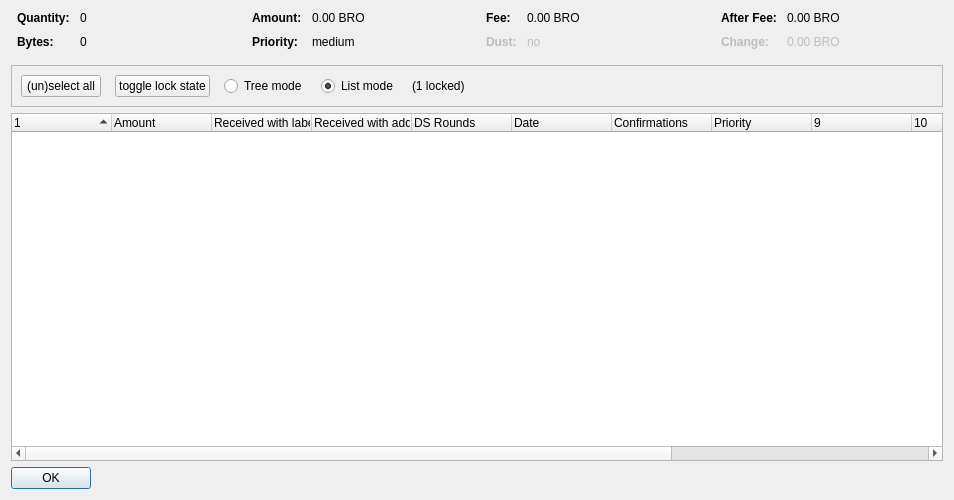
<?xml version="1.0" encoding="UTF-8"?>
<ui version="4.0">
 <class>CoinControlDialog</class>
 <widget class="QDialog" name="CoinControlDialog">
  <property name="geometry">
   <rect>
    <x>0</x>
    <y>0</y>
    <width>954</width>
    <height>500</height>
   </rect>
  </property>
  <property name="windowTitle">
   <string>Coin Selection</string>
  </property>
  <layout class="QVBoxLayout" name="verticalLayout">
   <item>
    <layout class="QHBoxLayout" name="horizontalLayoutTop" stretch="0,0,0,0">
     <property name="topMargin">
      <number>0</number>
     </property>
     <property name="bottomMargin">
      <number>10</number>
     </property>
     <item>
      <layout class="QFormLayout" name="formLayoutCoinControl1">
       <property name="horizontalSpacing">
        <number>10</number>
       </property>
       <property name="verticalSpacing">
        <number>10</number>
       </property>
       <property name="leftMargin">
        <number>6</number>
       </property>
       <property name="rightMargin">
        <number>6</number>
       </property>
       <item row="0" column="0">
        <widget class="QLabel" name="labelCoinControlQuantityText">
         <property name="font">
          <font>
           <weight>75</weight>
           <bold>true</bold>
          </font>
         </property>
         <property name="text">
          <string>Quantity:</string>
         </property>
        </widget>
       </item>
       <item row="0" column="1">
        <widget class="QLabel" name="labelCoinControlQuantity">
         <property name="cursor">
          <cursorShape>IBeamCursor</cursorShape>
         </property>
         <property name="contextMenuPolicy">
          <enum>Qt::ActionsContextMenu</enum>
         </property>
         <property name="text">
          <string notr="true">0</string>
         </property>
         <property name="textInteractionFlags">
          <set>Qt::LinksAccessibleByMouse|Qt::TextSelectableByKeyboard|Qt::TextSelectableByMouse</set>
         </property>
        </widget>
       </item>
       <item row="1" column="0">
        <widget class="QLabel" name="labelCoinControlBytesText">
         <property name="font">
          <font>
           <weight>75</weight>
           <bold>true</bold>
          </font>
         </property>
         <property name="text">
          <string>Bytes:</string>
         </property>
        </widget>
       </item>
       <item row="1" column="1">
        <widget class="QLabel" name="labelCoinControlBytes">
         <property name="cursor">
          <cursorShape>IBeamCursor</cursorShape>
         </property>
         <property name="contextMenuPolicy">
          <enum>Qt::ActionsContextMenu</enum>
         </property>
         <property name="text">
          <string notr="true">0</string>
         </property>
         <property name="textInteractionFlags">
          <set>Qt::LinksAccessibleByMouse|Qt::TextSelectableByKeyboard|Qt::TextSelectableByMouse</set>
         </property>
        </widget>
       </item>
      </layout>
     </item>
     <item>
      <layout class="QFormLayout" name="formLayoutCoinControl2">
       <property name="horizontalSpacing">
        <number>10</number>
       </property>
       <property name="verticalSpacing">
        <number>10</number>
       </property>
       <property name="leftMargin">
        <number>6</number>
       </property>
       <property name="rightMargin">
        <number>6</number>
       </property>
       <item row="0" column="0">
        <widget class="QLabel" name="labelCoinControlAmountText">
         <property name="font">
          <font>
           <weight>75</weight>
           <bold>true</bold>
          </font>
         </property>
         <property name="text">
          <string>Amount:</string>
         </property>
        </widget>
       </item>
       <item row="0" column="1">
        <widget class="QLabel" name="labelCoinControlAmount">
         <property name="cursor">
          <cursorShape>IBeamCursor</cursorShape>
         </property>
         <property name="contextMenuPolicy">
          <enum>Qt::ActionsContextMenu</enum>
         </property>
         <property name="text">
          <string notr="true">0.00 BRO</string>
         </property>
         <property name="textInteractionFlags">
          <set>Qt::LinksAccessibleByMouse|Qt::TextSelectableByKeyboard|Qt::TextSelectableByMouse</set>
         </property>
        </widget>
       </item>
       <item row="1" column="0">
        <widget class="QLabel" name="labelCoinControlPriorityText">
         <property name="font">
          <font>
           <weight>75</weight>
           <bold>true</bold>
          </font>
         </property>
         <property name="text">
          <string>Priority:</string>
         </property>
        </widget>
       </item>
       <item row="1" column="1">
        <widget class="QLabel" name="labelCoinControlPriority">
         <property name="cursor">
          <cursorShape>IBeamCursor</cursorShape>
         </property>
         <property name="contextMenuPolicy">
          <enum>Qt::ActionsContextMenu</enum>
         </property>
         <property name="text">
          <string>medium</string>
         </property>
         <property name="textInteractionFlags">
          <set>Qt::LinksAccessibleByMouse|Qt::TextSelectableByKeyboard|Qt::TextSelectableByMouse</set>
         </property>
        </widget>
       </item>
      </layout>
     </item>
     <item>
      <layout class="QFormLayout" name="formLayoutCoinControl3">
       <property name="horizontalSpacing">
        <number>10</number>
       </property>
       <property name="verticalSpacing">
        <number>10</number>
       </property>
       <property name="leftMargin">
        <number>6</number>
       </property>
       <property name="rightMargin">
        <number>6</number>
       </property>
       <item row="0" column="0">
        <widget class="QLabel" name="labelCoinControlFeeText">
         <property name="font">
          <font>
           <weight>75</weight>
           <bold>true</bold>
          </font>
         </property>
         <property name="text">
          <string>Fee:</string>
         </property>
        </widget>
       </item>
       <item row="0" column="1">
        <widget class="QLabel" name="labelCoinControlFee">
         <property name="cursor">
          <cursorShape>IBeamCursor</cursorShape>
         </property>
         <property name="contextMenuPolicy">
          <enum>Qt::ActionsContextMenu</enum>
         </property>
         <property name="text">
          <string notr="true">0.00 BRO</string>
         </property>
         <property name="textInteractionFlags">
          <set>Qt::LinksAccessibleByMouse|Qt::TextSelectableByKeyboard|Qt::TextSelectableByMouse</set>
         </property>
        </widget>
       </item>
       <item row="1" column="0">
        <widget class="QLabel" name="labelCoinControlLowOutputText">
         <property name="enabled">
          <bool>false</bool>
         </property>
         <property name="font">
          <font>
           <weight>75</weight>
           <bold>true</bold>
          </font>
         </property>
         <property name="text">
          <string>Dust:</string>
         </property>
        </widget>
       </item>
       <item row="1" column="1">
        <widget class="QLabel" name="labelCoinControlLowOutput">
         <property name="enabled">
          <bool>false</bool>
         </property>
         <property name="cursor">
          <cursorShape>IBeamCursor</cursorShape>
         </property>
         <property name="contextMenuPolicy">
          <enum>Qt::ActionsContextMenu</enum>
         </property>
         <property name="text">
          <string>no</string>
         </property>
         <property name="textInteractionFlags">
          <set>Qt::LinksAccessibleByMouse|Qt::TextSelectableByKeyboard|Qt::TextSelectableByMouse</set>
         </property>
        </widget>
       </item>
      </layout>
     </item>
     <item>
      <layout class="QFormLayout" name="formLayoutCoinControl4">
       <property name="horizontalSpacing">
        <number>10</number>
       </property>
       <property name="verticalSpacing">
        <number>10</number>
       </property>
       <property name="leftMargin">
        <number>6</number>
       </property>
       <property name="rightMargin">
        <number>6</number>
       </property>
       <item row="0" column="0">
        <widget class="QLabel" name="labelCoinControlAfterFeeText">
         <property name="font">
          <font>
           <weight>75</weight>
           <bold>true</bold>
          </font>
         </property>
         <property name="text">
          <string>After Fee:</string>
         </property>
        </widget>
       </item>
       <item row="0" column="1">
        <widget class="QLabel" name="labelCoinControlAfterFee">
         <property name="cursor">
          <cursorShape>IBeamCursor</cursorShape>
         </property>
         <property name="contextMenuPolicy">
          <enum>Qt::ActionsContextMenu</enum>
         </property>
         <property name="text">
          <string notr="true">0.00 BRO</string>
         </property>
         <property name="textInteractionFlags">
          <set>Qt::LinksAccessibleByMouse|Qt::TextSelectableByKeyboard|Qt::TextSelectableByMouse</set>
         </property>
        </widget>
       </item>
       <item row="1" column="0">
        <widget class="QLabel" name="labelCoinControlChangeText">
         <property name="enabled">
          <bool>false</bool>
         </property>
         <property name="font">
          <font>
           <weight>75</weight>
           <bold>true</bold>
          </font>
         </property>
         <property name="text">
          <string>Change:</string>
         </property>
        </widget>
       </item>
       <item row="1" column="1">
        <widget class="QLabel" name="labelCoinControlChange">
         <property name="enabled">
          <bool>false</bool>
         </property>
         <property name="cursor">
          <cursorShape>IBeamCursor</cursorShape>
         </property>
         <property name="contextMenuPolicy">
          <enum>Qt::ActionsContextMenu</enum>
         </property>
         <property name="text">
          <string notr="true">0.00 BRO</string>
         </property>
         <property name="textInteractionFlags">
          <set>Qt::LinksAccessibleByMouse|Qt::TextSelectableByKeyboard|Qt::TextSelectableByMouse</set>
         </property>
        </widget>
       </item>
      </layout>
     </item>
    </layout>
   </item>
   <item>
    <widget class="QFrame" name="frame">
     <property name="minimumSize">
      <size>
       <width>0</width>
       <height>40</height>
      </size>
     </property>
     <property name="frameShape">
      <enum>QFrame::StyledPanel</enum>
     </property>
     <property name="frameShadow">
      <enum>QFrame::Sunken</enum>
     </property>
     <layout class="QHBoxLayout" name="horizontalLayout">
      <item>
       <layout class="QHBoxLayout" name="horizontalLayoutPanel" stretch="0,0,0,0,0,0">
        <property name="spacing">
         <number>14</number>
        </property>
        <item>
         <widget class="QPushButton" name="pushButtonSelectAll">
          <property name="sizePolicy">
           <sizepolicy hsizetype="Maximum" vsizetype="Fixed">
            <horstretch>0</horstretch>
            <verstretch>0</verstretch>
           </sizepolicy>
          </property>
          <property name="text">
           <string>(un)select all</string>
          </property>
          <property name="autoDefault">
           <bool>false</bool>
          </property>
         </widget>
        </item>
        <item>
         <widget class="QPushButton" name="pushButtonToggleLock">
          <property name="sizePolicy">
           <sizepolicy hsizetype="Maximum" vsizetype="Fixed">
            <horstretch>0</horstretch>
            <verstretch>0</verstretch>
           </sizepolicy>
          </property>
          <property name="text">
           <string>toggle lock state</string>
          </property>
          <property name="autoDefault">
           <bool>false</bool>
          </property>
         </widget>
        </item>
        <item>
         <widget class="QRadioButton" name="radioTreeMode">
          <property name="sizePolicy">
           <sizepolicy hsizetype="Maximum" vsizetype="Fixed">
            <horstretch>0</horstretch>
            <verstretch>0</verstretch>
           </sizepolicy>
          </property>
          <property name="text">
           <string>Tree mode</string>
          </property>
         </widget>
        </item>
        <item>
         <widget class="QRadioButton" name="radioListMode">
          <property name="sizePolicy">
           <sizepolicy hsizetype="Maximum" vsizetype="Fixed">
            <horstretch>0</horstretch>
            <verstretch>0</verstretch>
           </sizepolicy>
          </property>
          <property name="text">
           <string>List mode</string>
          </property>
          <property name="checked">
           <bool>true</bool>
          </property>
         </widget>
        </item>
        <item>
         <widget class="QLabel" name="labelLocked">
          <property name="text">
           <string>(1 locked)</string>
          </property>
         </widget>
        </item>
        <item>
         <spacer name="horizontalSpacer">
          <property name="orientation">
           <enum>Qt::Horizontal</enum>
          </property>
          <property name="sizeHint" stdset="0">
           <size>
            <width>40</width>
            <height>20</height>
           </size>
          </property>
         </spacer>
        </item>
       </layout>
      </item>
     </layout>
    </widget>
   </item>
   <item>
    <widget class="CoinControlTreeWidget" name="treeWidget">
     <property name="contextMenuPolicy">
      <enum>Qt::CustomContextMenu</enum>
     </property>
     <property name="sortingEnabled">
      <bool>false</bool>
     </property>
     <property name="columnCount">
      <number>13</number>
     </property>
     <attribute name="headerShowSortIndicator" stdset="0">
      <bool>true</bool>
     </attribute>
     <attribute name="headerStretchLastSection">
      <bool>false</bool>
     </attribute>
     <column>
      <property name="text">
       <string/>
      </property>
     </column>
     <column>
      <property name="text">
       <string>Amount</string>
      </property>
     </column>
     <column>
      <property name="text">
       <string>Received with label</string>
      </property>
     </column>
     <column>
      <property name="text">
       <string>Received with address</string>
      </property>
     </column>
     <column>
      <property name="text">
       <string>DS Rounds</string>
      </property>
     </column>
     <column>
      <property name="text">
       <string>Date</string>
      </property>
     </column>
     <column>
      <property name="text">
       <string>Confirmations</string>
      </property>
      <property name="toolTip">
       <string>Confirmed</string>
      </property>
     </column>
     <column>
      <property name="text">
       <string>Priority</string>
      </property>
     </column>
     <column>
      <property name="text">
       <string/>
      </property>
     </column>
     <column>
      <property name="text">
       <string/>
      </property>
     </column>
     <column>
      <property name="text">
       <string/>
      </property>
     </column>
     <column>
      <property name="text">
       <string/>
      </property>
     </column>
     <column>
      <property name="text">
       <string/>
      </property>
     </column>
    </widget>
   </item>
   <item>
    <widget class="QDialogButtonBox" name="buttonBox">
     <property name="sizePolicy">
      <sizepolicy hsizetype="Maximum" vsizetype="Fixed">
       <horstretch>0</horstretch>
       <verstretch>0</verstretch>
      </sizepolicy>
     </property>
     <property name="orientation">
      <enum>Qt::Horizontal</enum>
     </property>
     <property name="standardButtons">
      <set>QDialogButtonBox::Ok</set>
     </property>
    </widget>
   </item>
  </layout>
 </widget>
 <customwidgets>
  <customwidget>
   <class>CoinControlTreeWidget</class>
   <extends>QTreeWidget</extends>
   <header>coincontroltreewidget.h</header>
  </customwidget>
 </customwidgets>
 <resources/>
 <connections/>
</ui>
